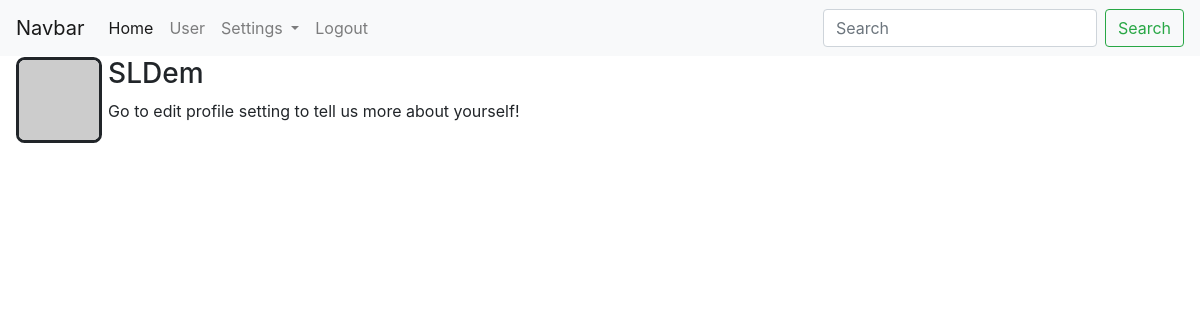
Page /user (signed in) on the earlier database version.
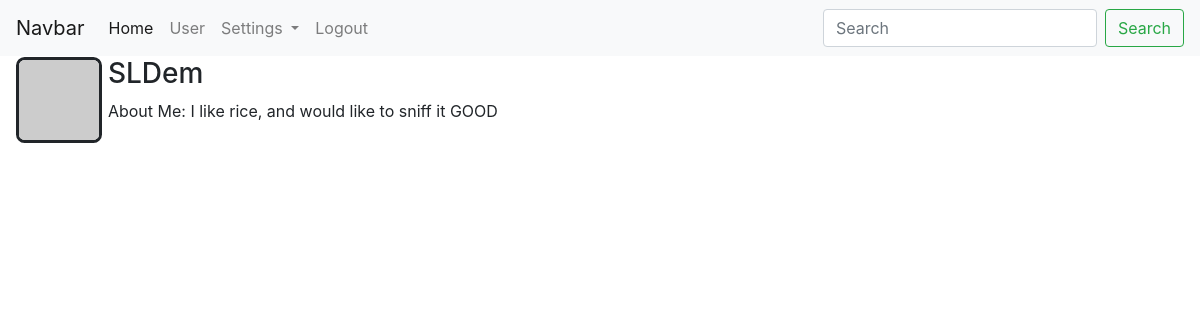
Same page on the later database version.
### app/models.py (models this page shows, shortened)
class User(UserMixin, db.Model):
    id = db.Column(db.Integer, primary_key=True)
    username = db.Column(db.String(64), index=True, unique=True)
    email = db.Column(db.String(124), index=True, unique=True)
    password_hash = db.Column(db.String(128))
    about_me = db.Column(db.String(1024))
    last_seen = db.Column(db.DateTime, default=datetime.utcnow())
    def avatar(self, size):
        digest = md5(self.email.lower().encode('utf-8')).hexdigest()
        return 'https://robohash.org/{}'.format({digest})

### app/routes.py (the view)
@login_required
@app.route('/user')
def user():
    user = User.query.filter_by(username=current_user.username)
    return render_template('user.html', title=current_user.username, user=user)

### app/models.py (called while the page is built)
@login.user_loader
def load_user(id):
    return User.query.get(int(id))

### app/templates/user.html
{% extends "base.html" %}
{% block app_content %}
    <table>
        <tr valign="top">
            <td><img style="border-style: solid; border-radius: 10%;" src="{{ current_user.avatar(128) }}"></td>
            <td>
                <h3 style="margin-left: 1%;">{{ current_user.username }}</h3>
                {% if current_user.about_me %}
                    <p style="margin-left: 1%; width: 100%;">About Me: {{current_user.about_me}}</p>
                {% else %}
                    <p style="margin-left: 1%; width: 100%;"> Go to edit profile setting to tell us more about yourself!</p>
                {% endif %}
            </td>
        </tr>
    </table>
{% endblock %}

### app/templates/base.html (shortened to what this page needs)
<!doctype html>
<html>
    <head>
        <link rel="stylesheet" href="https://stackpath.bootstrapcdn.com/bootstrap/4.4.1/css/bootstrap.min.css">
    </head>
    <body>
        <nav class="navbar navbar-expand-lg navbar-light bg-light">
          <a class="navbar-brand" href="#">Navbar</a>
          <div class="collapse navbar-collapse" id="navbarSupportedContent">
            <ul class="navbar-nav mr-auto">
              <li class="nav-item active">
                <a class="nav-link" href="/home">Home <span class="sr-only">(current)</span></a>
              </li>
              <li class="nav-item">
                <a class="nav-link" href="/user">User</a>
              </li>
              <li class="nav-item dropdown">
                <a class="nav-link dropdown-toggle" href="#" id="navbarDropdown" role="button" data-toggle="dropdown" aria-haspopup="true" aria-expanded="false">
                  Settings
                </a>
              </li>
              {% if current_user.is_anonymous %}
              <li class="nav-item">
                <a class="nav-link" href="/login">Login</a>
              </li>
              {% else %}
              <li class="nav-item">
                <a class="nav-link" href="/logout">Logout</a>
              </li>
              {% endif %}
            </ul>
            <form class="form-inline my-2 my-lg-0">
              <input class="form-control mr-sm-2" type="search" placeholder="Search" aria-label="Search">
              <button class="btn btn-outline-success my-2 my-sm-0" type="submit">Search</button>
            </form>
          </div>
        </nav>
    </body>
</html>
{% block content %}
    <div class="container-fluid">
        {% block app_content %}{% endblock %}
    </div>
{% endblock %}

Differences in the rows shown:
changed User "SLDem": about_me (not shown) → "I like rice, and would like to sniff it GOOD"
Other differences:
text no longer shown: "Go to edit profile setting to tell us more about yourself!"
text now shown: "About Me:"
